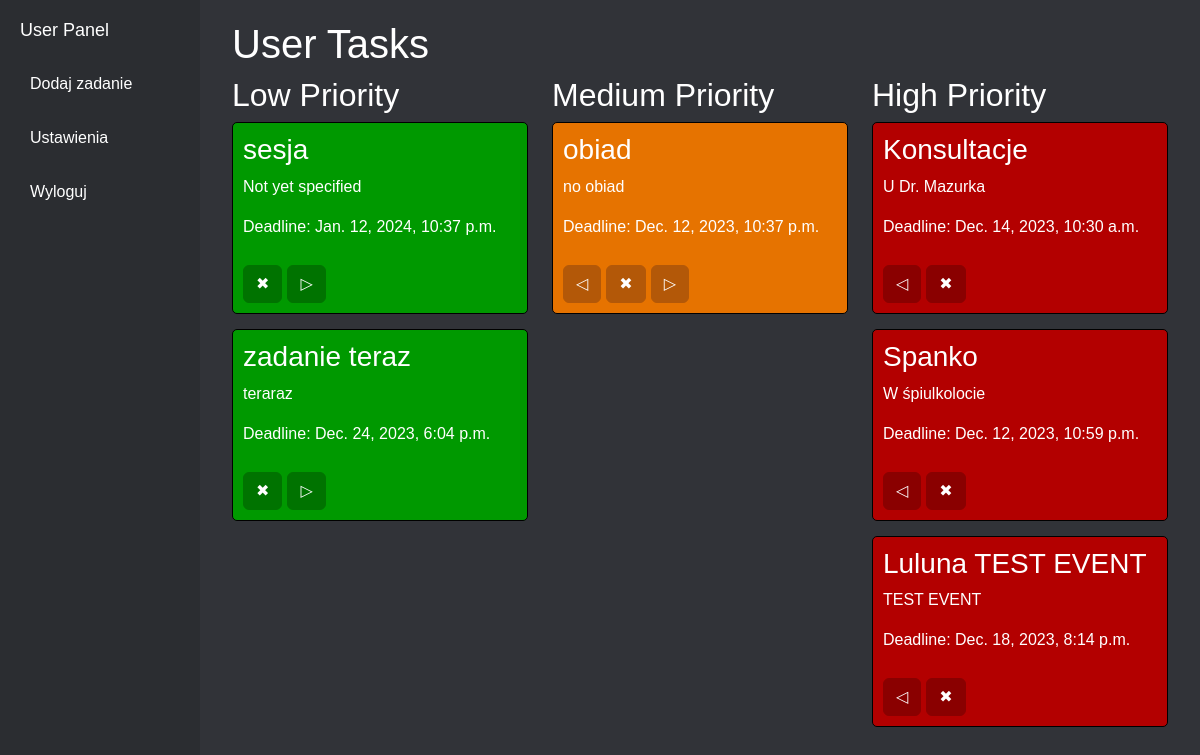
The app's page /test_events (signed in), older data.
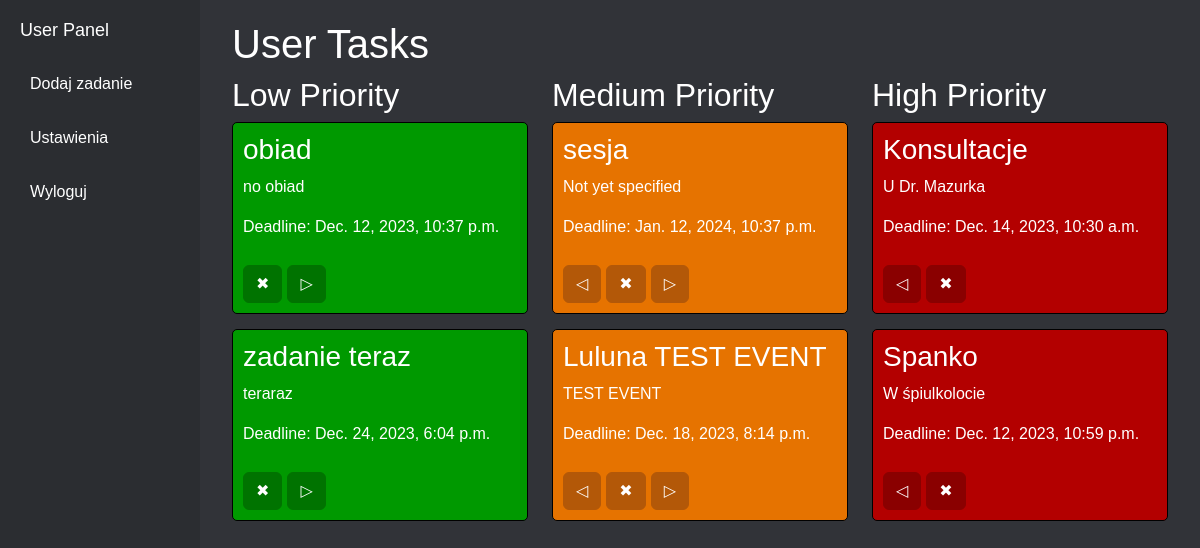
The same page, newer data.
### myapp/models.py (models this page shows, shortened)
class Event(models.Model):
    priority_choices = [
        ('low', 'Low'),
        ('medium', 'Medium'),
        ('high', 'High'),
    ]
    user = models.ForeignKey(User, on_delete=models.CASCADE)
    name = models.CharField(max_length=100, default="NONE")
    details = models.CharField(max_length=500, default="Not yet specified")
    deadline = models.DateTimeField(default=timezone.now)
    priority = models.CharField(max_length=10, choices=priority_choices, default='medium')

### myapp/views.py (the view)
# urls.py: path('test_events', views.test_events, name='test_events'),
def test_events(request):
    if request.user.is_authenticated:
        low_priority_events = Event.objects.filter(user=request.user, priority='low')
        medium_priority_events = Event.objects.filter(user=request.user, priority='medium')
        high_priority_events = Event.objects.filter(user=request.user, priority='high')
        return render(request, 'test_events.html', {
            'low_priority_events': low_priority_events,
            'medium_priority_events': medium_priority_events,
            'high_priority_events': high_priority_events,
            'username': request.user.username
        })
    else:
        return render(request, 'register.html')

### templates/test_events.html (shortened to what the changed rows need)
<!DOCTYPE html>
{% load static %}
<html lang="en">
<head>
    <link rel="stylesheet" href="https://cdn.jsdelivr.net/npm/bootstrap@5.3.0/dist/css/bootstrap.min.css">
    <link rel="stylesheet" href="{% static 'styles.css' %}">
</head>
<body>
<div class="container-fluid">
    <div class="row">
        <main class="col-md-10">
            <div class="container">
                <h1>User Tasks</h1>
                <div class="row">
                    <div class="col">
                        <div class="task-section">
                            <div class="row">
                                <div class="col-md-4">
                                    <div class="priority-block" id="low-priority">
                                        <h2>Low Priority</h2>
                                        {% for event in low_priority_events %}
                                            <div class="task low">
                                                <h3>{{ event.name }}</h3>
                                                <p>{{ event.details }}</p>
                                                <p>Deadline: {{ event.deadline }}</p>
                                                <div class="task-buttons">
                                                    <form method="post" action="{% url 'delete_event' event.id %}">
                                                    <button class="btn btn-secondary">&#10006;</button>
                                                    </form>
                                                    <form method="post" action="{% url 'change_priority_higher' event.id %}">
                                                    <button class="btn btn-danger">&#9655;</button>
                                                    </form>
                                                </div>
                                            </div>
                                        {% endfor %}
                                    </div>
                                </div>
                                <div class="col-md-4">
                                    <div class="priority-block" id="medium-priority">
                                        <h2>Medium Priority</h2>
                                        {% for event in medium_priority_events %}
                                            <div class="task medium">
                                                <h3>{{ event.name }}</h3>
                                                <p>{{ event.details }}</p>
                                                <p>Deadline: {{ event.deadline }}</p>
                                                <div class="task-buttons">
                                                    <form method="post" action="{% url 'change_priority_lower' event.id %}">
                                                    <button class="btn btn-primary">&#9665;</button>
                                                    </form>
                                                    <form method="post" action="{% url 'delete_event' event.id %}">
                                                    <button class="btn btn-secondary">&#10006;</button>
                                                    </form>
                                                    <form method="post" action="{% url 'change_priority_higher' event.id %}">
                                                    <button class="btn btn-danger">&#9655;</button>
                                                    </form>
                                                </div>
                                            </div>
                                        {% endfor %}
                                    </div>
                                </div>
                                <div class="col-md-4">
                                    <div class="priority-block" id="high-priority">
                                        <h2>High Priority</h2>
                                        {% for event in high_priority_events %}
                                            <div class="task high">
                                                <h3>{{ event.name }}</h3>
                                                <p>{{ event.details }}</p>
                                                <p>Deadline: {{ event.deadline }}</p>
                                                <div class="task-buttons">
                                                    <form method="post" action="{% url 'change_priority_lower' event.id %}">
                                                    <button class="btn btn-primary">&#9665;</button>
                                                    </form>
                                                    <form method="post" action="{% url 'delete_event' event.id %}">
                                                    <button class="btn btn-secondary">&#10006;</button>
                                                    </form>
                                                    </div>
                                            </div>
                                        {% endfor %}
                                    </div>
                                </div>
                            </div>
                        </div>
                    </div>
                </div>
            </div>
        </main>
    </div>
</div>
</body>
</html>

Row changes from the older to the newer data that the page shows:
changed Event "obiad": moves from the list under "Medium Priority" to the list under "Low Priority"
changed Event "sesja": moves from the list under "Low Priority" to the list under "Medium Priority"
changed Event "Luluna TEST EVENT": moves from the list under "High Priority" to the list under "Medium Priority"
